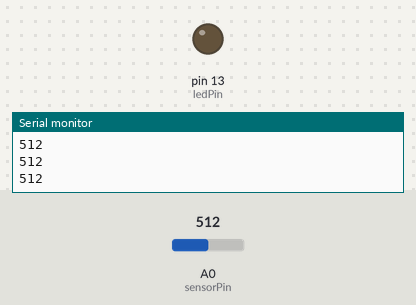
Bench run of a sketch on a simulated Arduino Uno, built with avr-gcc and run on an emulated ATmega328P. Shown: output pins drawn as LEDs (lit = HIGH), the last lines printed to the serial monitor. The inputs (shaded band) are chosen by the test bench; at power-on: A0 (sensorPin) = 512.

Above: at 1.2 s.
1.3 s: A0 (sensorPin) set to 787
2.8 s: A0 (sensorPin) set to 813
At 3.9 s:
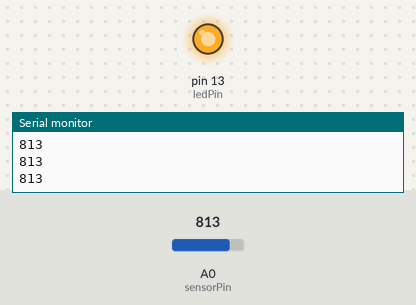
4.3 s: A0 (sensorPin) set to 790
At 5.2 s:
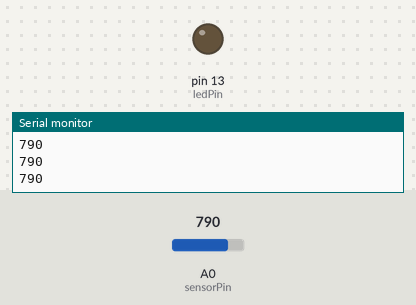
5.8 s: A0 (sensorPin) set to 810
At 6.5 s:
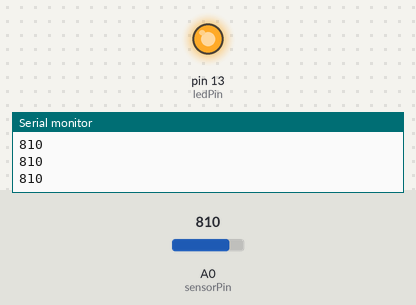
Timing chart, 0 to 8.3 s (numbered marks = the images above; inputs shaded):
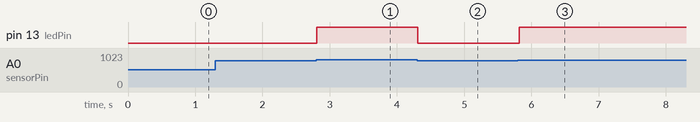

The sketch:

Part_2a.ino
```cpp
const int sensorPin=A0;
const int ledPin= 13;
int sensorValue = 0;
const int threshold = 800;

void setup()
{
pinMode(ledPin, OUTPUT);
Serial.begin(9600);
}

void loop()
{
  sensorValue = analogRead(sensorPin);
  Serial.println(sensorValue);

  if (sensorValue > threshold)
  {
    digitalWrite(ledPin, HIGH);
  }else{
    digitalWrite(ledPin, LOW);
  }
  delay(100);
}
```

Measured:
- the behaviour switches between 800 and 801 on A0 (sensorPin) (found by bisection; images 0 and 1)
- after the input at 2.8 s, pin 13 (ledPin): LOW → HIGH at once
- after the input at 4.3 s, pin 13 (ledPin): HIGH → LOW at once
- after the input at 5.8 s, pin 13 (ledPin): LOW → HIGH at once
